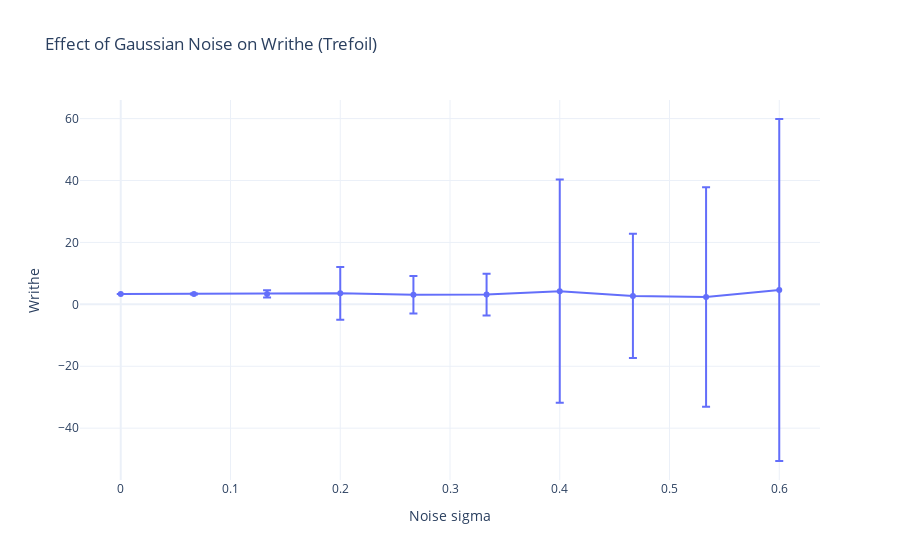

Here is the notebook cell this chart was saved with:
### Markdown cell above
### Writhe vs coordinates perturbation

### Code cell
n = 100
clean_positions = trefoil_shape(n, 2)
true_writhe = compute_writhe_chat(clean_positions)


noise_levels= np.linspace(0, 0.6, 10)
n_trials = 1000

writhe_means = []
writhe_stds = []

for sigma in noise_levels:
    wr_values = []
    for _ in range(n_trials):
        noise = np.random.normal(loc = 0,scale=sigma, size=clean_positions.shape)
        # print(noise)
        noisy_positions = clean_positions + noise
        wr_noisy = compute_writhe_chat(noisy_positions)
        wr_values.append(wr_noisy)
    wr_values = np.array(wr_values)
    writhe_means.append(wr_values.mean())
    writhe_stds.append(wr_values.std())

fig = go.Figure()
fig.add_trace(go.Scatter(
    x=noise_levels,
    y=writhe_means,
    error_y=dict(type='data', array=writhe_stds, visible=True),
    mode='lines+markers',
    name='Mean Writhe ± Std'
))

fig.update_layout(
    title='Effect of Gaussian Noise on Writhe (Trefoil)',
    xaxis_title='Noise sigma',
    #plot y only show -10, 10
    yaxis_title='Writhe',
    template='plotly_white'
)

fig.show()

### Figure 1 — Plotly figure (JSON) as saved in the notebook; plotly's stock layout.template omitted (floating-point values rounded to 4 significant figures)
{"data": [{"error_y": {"array": [1.332e-15, 0.1433, 1.135, 8.542, 6.088, 6.727, 36.06, 20.07, 35.44, 55.24], "type": "data", "visible": true}, "mode": "lines+markers", "name": "Mean Writhe ± Std", "type": "scatter", "x": [0.0, 0.06667, 0.1333, 0.2, 0.2667, 0.3333, 0.4, 0.4667, 0.5333, 0.6], "y": [3.331, 3.33, 3.376, 3.551, 3.089, 3.14, 4.244, 2.716, 2.36, 4.632]}], "layout": {"title": {"text": "Effect of Gaussian Noise on Writhe (Trefoil)"}, "xaxis": {"title": {"text": "Noise sigma"}}, "yaxis": {"title": {"text": "Writhe"}}}}
